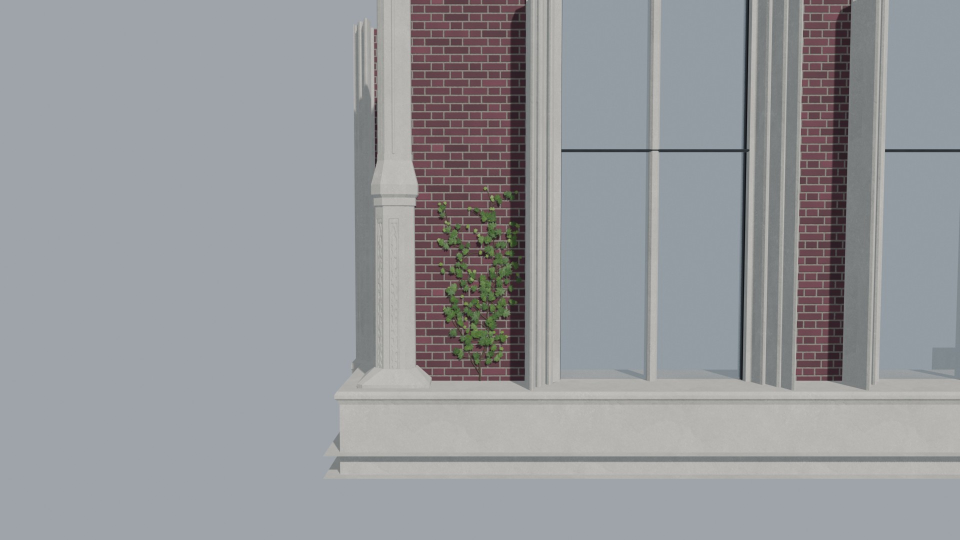
#> input picture workspace/2026-09-27_whispers/ivy-nanite-iv02/evidence/blender/renders/IV02_facade_bay_wide.jpg, 1920 x 1080 px, given in place of Entrance_Close_Reference.png, which was not available (shown at 1/2 size)
$ python compose_review.py ../evidence/blender/renders ../evidence/blender/renders
#> lines starting #> are read from the running program, lines starting #| are printed output that depends on the picture; pictures that were not available may be replaced by others from this repository, and a replacement may not be noted
"""Compose A2 comparison boards: supplied/accepted references beside the actual exported mesh."""
import sys
from pathlib import Path
from PIL import Image, ImageDraw, ImageFont
ROOT = Path(sys.argv[1]); IV01 = Path(sys.argv[2])
QA = ROOT / 'qa'; REN = ROOT / 'renders'
try:
    font = ImageFont.truetype('arial.ttf', 26)
except OSError:
    font = ImageFont.load_default()
def panel(img, box, h, label):
#> called with box = (1680, 100, 2140, 1250), h = 900, label = 'Supplied reference (Hotel Eden entrance)'
    im = Image.open(img).convert('RGB').crop(box)
    im = im.resize((int(im.width * h / im.height), h), Image.LANCZOS)
#> im: PIL image 360x900 RGB
    out = Image.new('RGB', (im.width, h + 44), (24, 24, 24)); out.paste(im, (0, 44))
#> after `out = Image.new('RGB', (im.width, h + 44), (24, 24, 24))`: out: PIL image 360x944 RGB; every value is 24
    ImageDraw.Draw(out).text((10, 8), label, fill=(235, 235, 235), font=font)
#> call 2 of panel, with box = (1080, 60, 1400, 900), h = 900
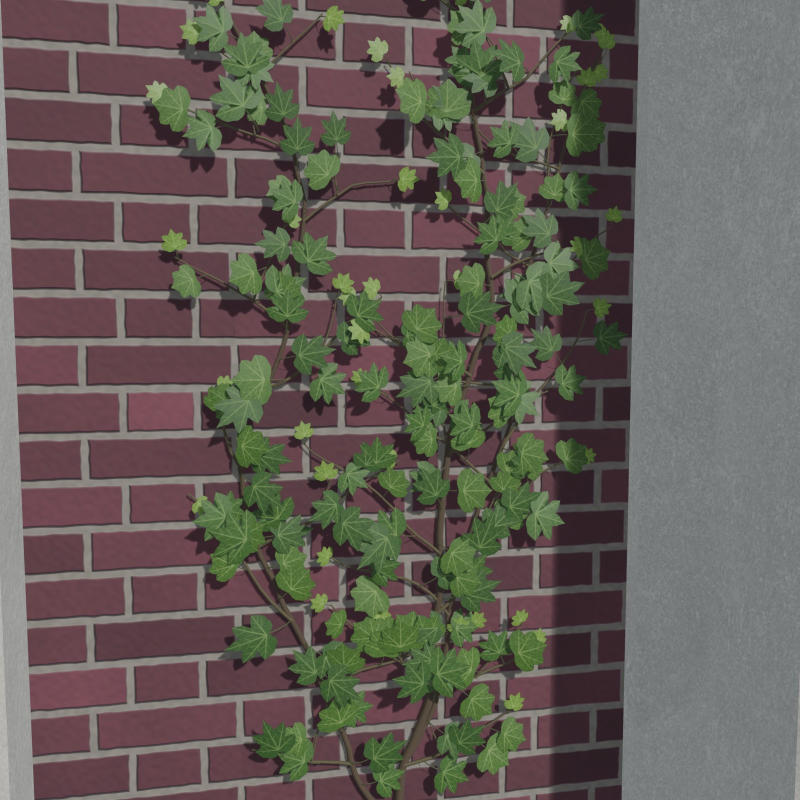
#> input picture workspace/2026-09-27_whispers/ivy-nanite-iv02/evidence/blender/renders/IV02_facade_close.jpg, 1600 x 1600 px, given in place of Entrance_Close.png, which was not available (shown at 1/2 size)
#> in panel (call 2), `out = Image.new('RGB', (im.width, h + 44), (24, 24, 24))`: out: PIL image 342x944 RGB; every value is 24
#> call 3 of panel, with box = (640, 0, 1240, 1080), h = 900
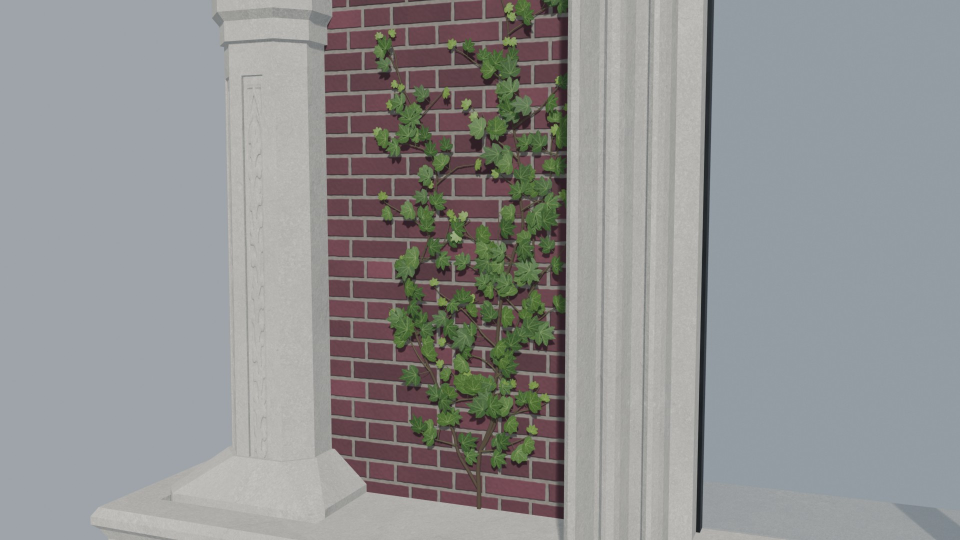
#> input picture workspace/2026-09-27_whispers/ivy-nanite-iv02/evidence/blender/renders/IV02_facade_first_person.jpg, 1920 x 1080 px, given in place of IV02_facade_first_person.png, which was not available (shown at 1/2 size)
#> in panel (call 3), `out = Image.new('RGB', (im.width, h + 44), (24, 24, 24))`: out: PIL image 500x944 RGB; every value is 24
    return out
def board(panels, path):
    W = sum(p.width for p in panels) + 12 * (len(panels) - 1); H = max(p.height for p in panels)
#> after `W = sum((p.width for p in panels)) + 12 * (len(panels) - 1)`: W = 1226
#> after `H = max((p.height for p in panels))`: H = 944
    b = Image.new('RGB', (W, H), (12, 12, 12)); x = 0
#> after `b = Image.new('RGB', (W, H), (12, 12, 12))`: b: PIL image 1226x944 RGB; every value is 12
    for p in panels:
        b.paste(p, (x, 0)); x += p.width + 12
#> this loop made 3 passes
#> x on passes 1 to 3: 372, 726, 1238
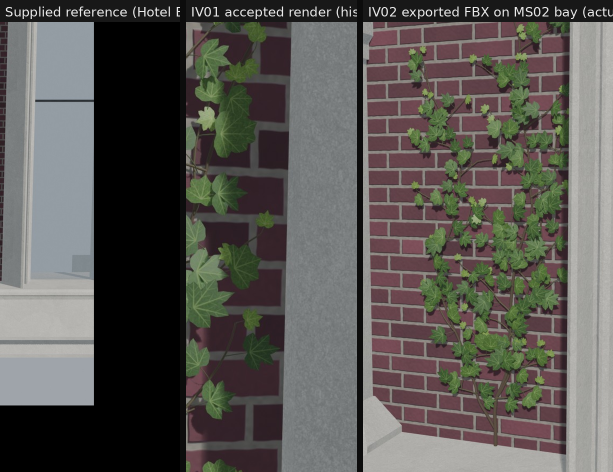
#> b: PIL image 1226x944 RGB (shown at 1/2 size); mean R, G, B 89.5, 87, 83
#> after the loop, x = 1238
    b.save(path, optimize=True); return path
ref = IV01 / 'references' / 'Entrance_Close_Reference.png'
iv01 = IV01 / 'previews' / 'Entrance_Close.png'
H = 900
# wall-scale: ivy on a pier beside a window, roughly 1 x 2 m of wall in each crop
board([panel(ref, (1680, 100, 2140, 1250), H, 'Supplied reference (Hotel Eden entrance)'),
       panel(iv01, (1080, 60, 1400, 900), H, 'IV01 accepted render (historical context)'),
       panel(REN / 'IV02_facade_first_person.png', (640, 0, 1240, 1080), H, 'IV02 exported FBX on MS02 bay (actual mesh)')],
      QA / 'A2_compare_wall_scale.png')
# close: leaf shape, stems and petioles
board([panel(ref, (640, 380, 980, 900), H, 'Reference, close crop'),
       panel(REN / 'IV02_front_close.png', (200, 200, 1400, 1400), H, 'IV02 exported mesh, front close'),
       panel(REN / 'IV02_oblique_close.png', (200, 100, 1400, 1500), H, 'IV02 oblique close')],
      QA / 'A2_compare_close.png')
#> in panel (call 4), `out = Image.new('RGB', (im.width, h + 44), (24, 24, 24))`: out: PIL image 588x944 RGB; every value is 24
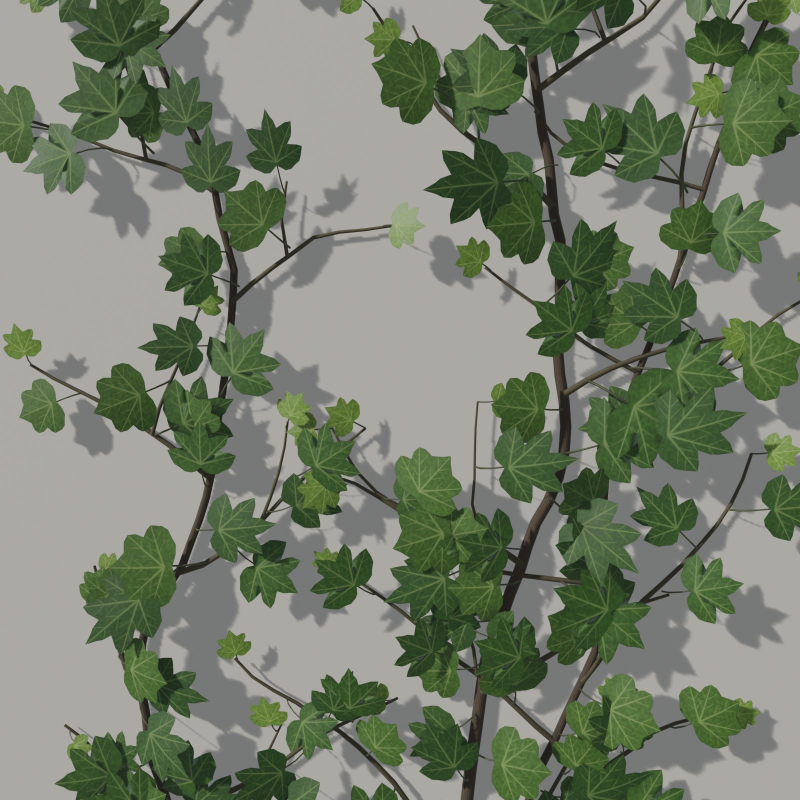
#> input picture workspace/2026-09-27_whispers/ivy-nanite-iv02/evidence/blender/renders/IV02_front_close.jpg, 1600 x 1600 px, given in place of IV02_front_close.png, which was not available (shown at 1/2 size)
#> in panel (call 5), `out = Image.new('RGB', (im.width, h + 44), (24, 24, 24))`: out: PIL image 900x944 RGB; every value is 24
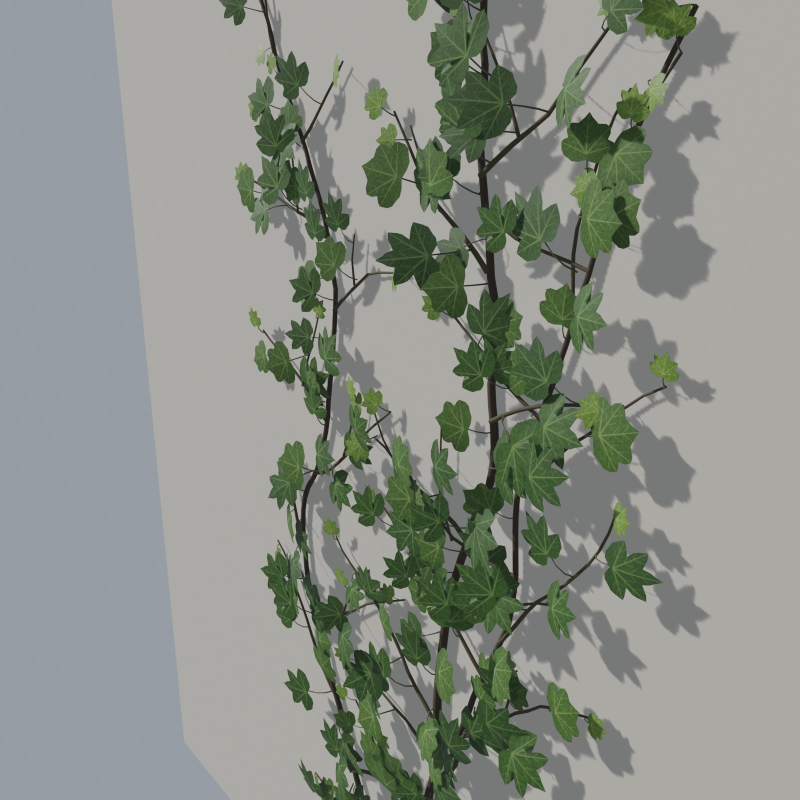
#> input picture workspace/2026-09-27_whispers/ivy-nanite-iv02/evidence/blender/renders/IV02_oblique_close.jpg, 1600 x 1600 px, given in place of IV02_oblique_close.png, which was not available (shown at 1/2 size)
#> in panel (call 6), `out = Image.new('RGB', (im.width, h + 44), (24, 24, 24))`: out: PIL image 771x944 RGB; every value is 24
#> in panel (call 6), `out.paste(im, (0, 44))`:
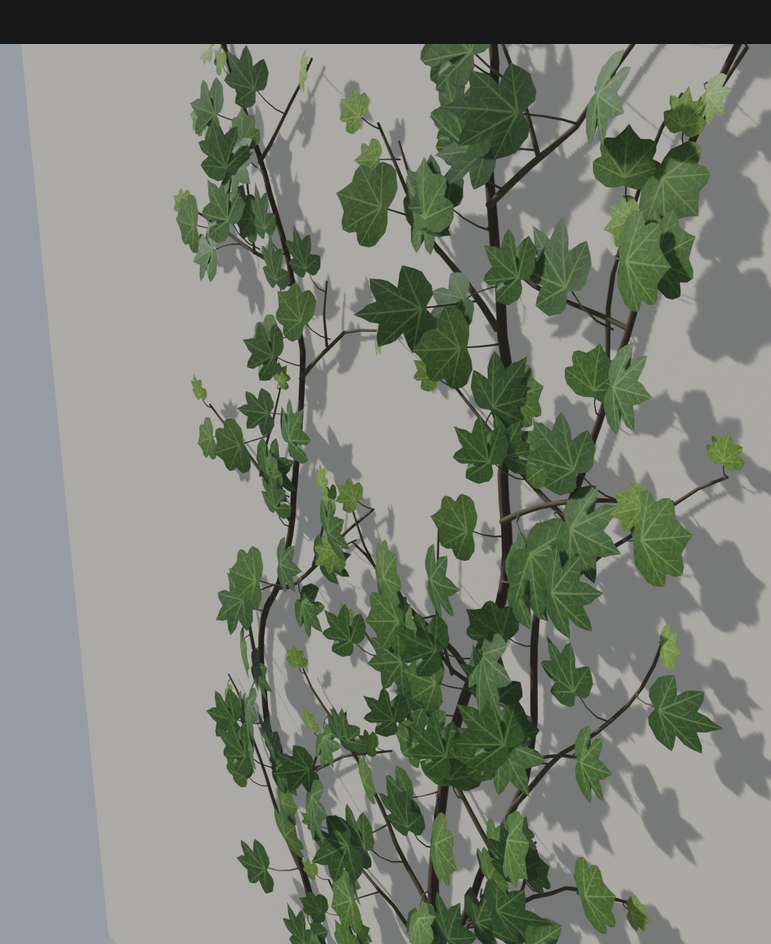
#> out: PIL image 771x944 RGB; mean R, G, B 125.4, 131.1, 120.6
#> in board (call 2), `W = sum((p.width for p in panels)) + 12 * (len(panels) - 1)`: W = 2283
#> in board (call 2), `b = Image.new('RGB', (W, H), (12, 12, 12))`: b: PIL image 2283x944 RGB; every value is 12
#> the loop in board (call 2), `for p in panels:` made 3 passes
#> x on passes 1 to 3: 600, 1512, 2295
#> after the loop in board (call 2), `for p in panels:`:
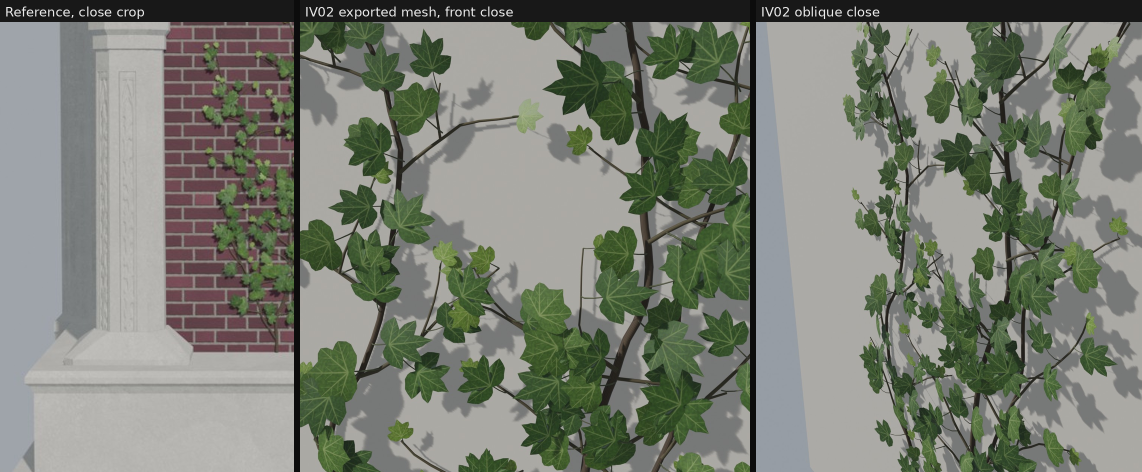
#> b: PIL image 2283x944 RGB (shown at 1/2 size); mean R, G, B 121.8, 126.3, 115.4
#> after the loop in board (call 2), `for p in panels:`: x = 2295
print('IV02_BOARDS done')
